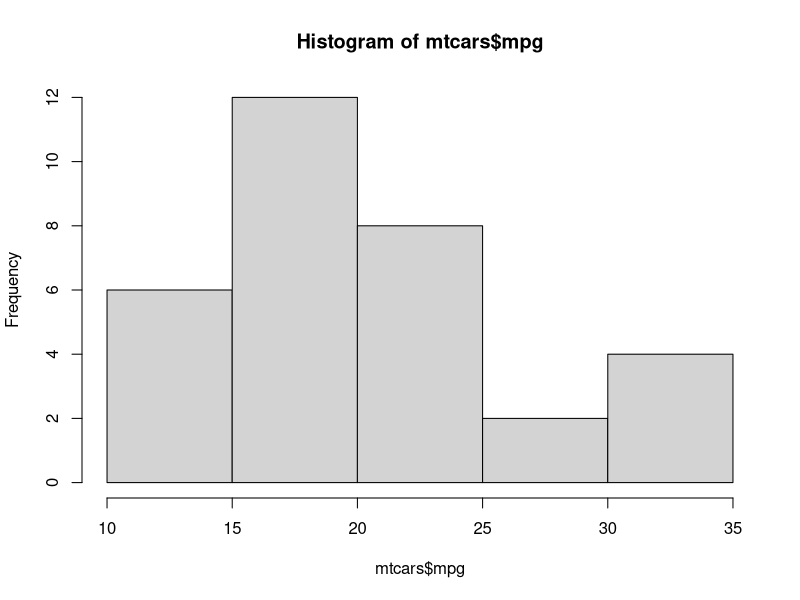
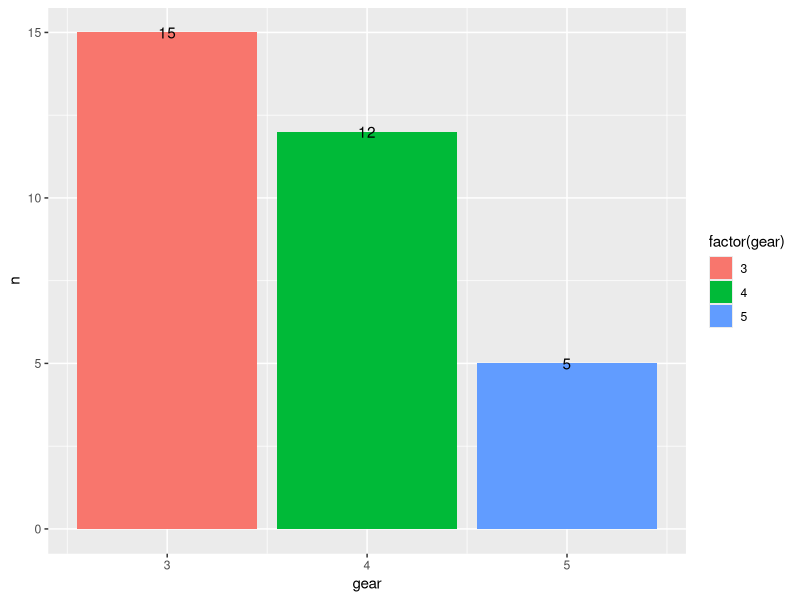
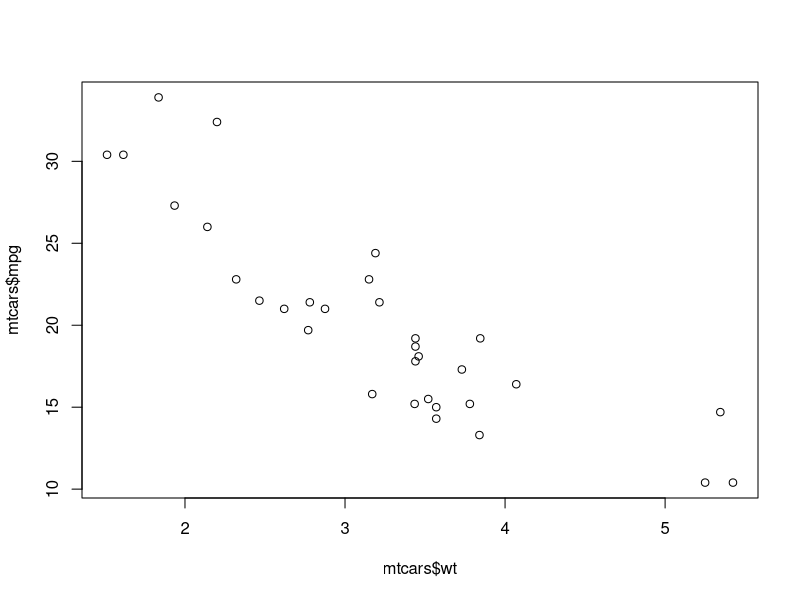

Generate these figures, in order, with R:

mtcars

library(ggplot2)
library(dplyr)

hist(mtcars$mpg)

sum1 <- mtcars %>% group_by(gear) %>% count()

ggplot(sum1, aes(x=gear, y=n, fill=factor(gear))) + geom_bar(stat='identity') + geom_text(aes(label=n))

plot(mtcars$wt, mtcars$mpg)
       